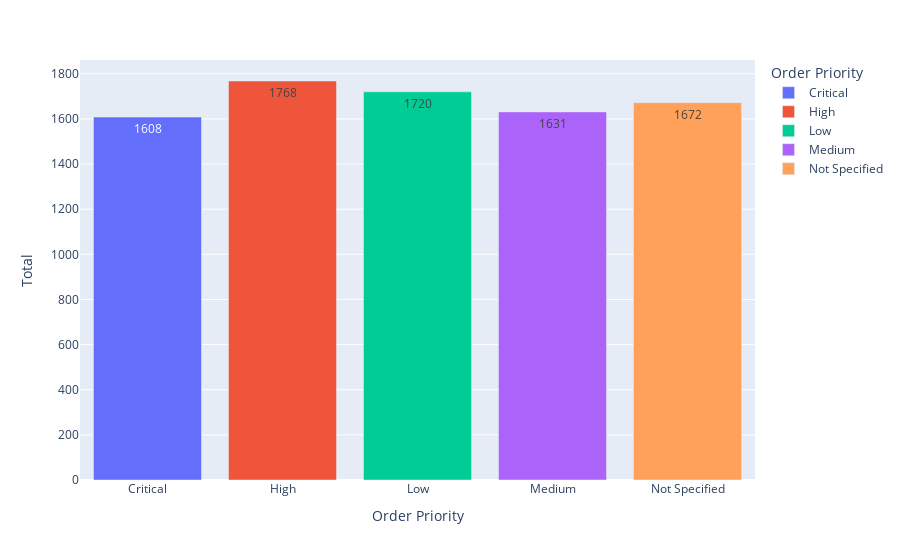

Here is the notebook cell this chart was saved with:
### Code cell
px.bar(df1,x="Order Priority",y="Total",color="Order Priority",text="Total")

### Figure 1 — Plotly figure (JSON) as saved in the notebook; plotly's stock layout.template omitted (floating-point values rounded to 4 significant figures)
{"data": [{"alignmentgroup": "True", "hovertemplate": "Order Priority=%{x}<br>Total=%{text}<extra></extra>", "legendgroup": "Critical", "marker": {"color": "#636efa", "pattern": {"shape": ""}}, "name": "Critical", "offsetgroup": "Critical", "orientation": "v", "showlegend": true, "text": [1608], "textposition": "auto", "type": "bar", "x": ["Critical"], "xaxis": "x", "y": [1608], "yaxis": "y"}, {"alignmentgroup": "True", "hovertemplate": "Order Priority=%{x}<br>Total=%{text}<extra></extra>", "legendgroup": "High", "marker": {"color": "#EF553B", "pattern": {"shape": ""}}, "name": "High", "offsetgroup": "High", "orientation": "v", "showlegend": true, "text": [1768], "textposition": "auto", "type": "bar", "x": ["High"], "xaxis": "x", "y": [1768], "yaxis": "y"}, {"alignmentgroup": "True", "hovertemplate": "Order Priority=%{x}<br>Total=%{text}<extra></extra>", "legendgroup": "Low", "marker": {"color": "#00cc96", "pattern": {"shape": ""}}, "name": "Low", "offsetgroup": "Low", "orientation": "v", "showlegend": true, "text": [1720], "textposition": "auto", "type": "bar", "x": ["Low"], "xaxis": "x", "y": [1720], "yaxis": "y"}, {"alignmentgroup": "True", "hovertemplate": "Order Priority=%{x}<br>Total=%{text}<extra></extra>", "legendgroup": "Medium", "marker": {"color": "#ab63fa", "pattern": {"shape": ""}}, "name": "Medium", "offsetgroup": "Medium", "orientation": "v", "showlegend": true, "text": [1631], "textposition": "auto", "type": "bar", "x": ["Medium"], "xaxis": "x", "y": [1631], "yaxis": "y"}, {"alignmentgroup": "True", "hovertemplate": "Order Priority=%{x}<br>Total=%{text}<extra></extra>", "legendgroup": "Not Specified", "marker": {"color": "#FFA15A", "pattern": {"shape": ""}}, "name": "Not Specified", "offsetgroup": "Not Specified", "orientation": "v", "showlegend": true, "text": [1672], "textposition": "auto", "type": "bar", "x": ["Not Specified"], "xaxis": "x", "y": [1672], "yaxis": "y"}], "layout": {"barmode": "relative", "legend": {"title": {"text": "Order Priority"}, "tracegroupgap": 0}, "margin": {"t": 60}, "xaxis": {"anchor": "y", "categoryarray": ["Critical", "High", "Low", "Medium", "Not Specified"], "categoryorder": "array", "domain": [0, 1], "title": {"text": "Order Priority"}}, "yaxis": {"anchor": "x", "domain": [0, 1], "title": {"text": "Total"}}}}
